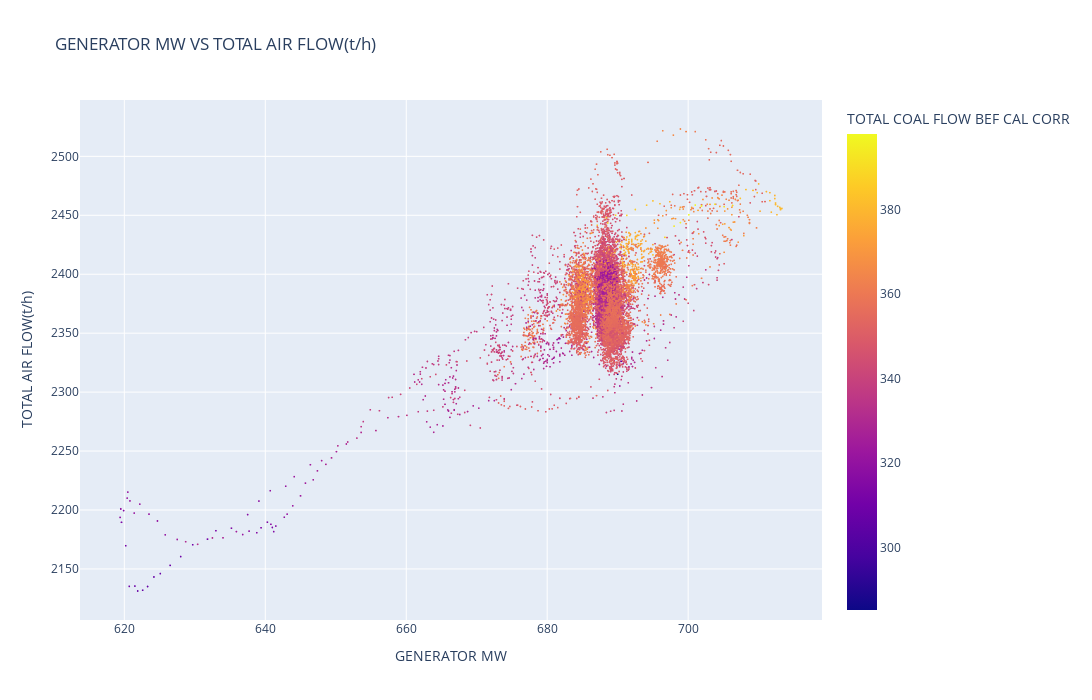

The notebook cell this image was saved under:
### Code cell
import plotly.express as px
fig = px.scatter(df, 
                 x='GENERATOR MW', 
                 y='TOTAL AIR FLOW(t/h)', 
                 opacity=1, 
                 title='GENERATOR MW VS TOTAL AIR FLOW(t/h)', 
                 color='TOTAL COAL FLOW BEF CAL CORR',
                 color_discrete_sequence=['blue','red'])


fig.update_traces(marker=dict(size=2))


fig.update_layout(width=1200, height=700)

fig.show()

### Figure 1 — Plotly figure (JSON) as saved in the notebook; plotly's stock layout.template omitted (floating-point values rounded to 4 significant figures; data arrays with more than 128 entries replaced by an {"elided": "..."} marker saying what was removed)
{"data": [{"hovertemplate": "GENERATOR MW=%{x}<br>TOTAL AIR FLOW(t/h)=%{y}<br>TOTAL COAL FLOW BEF CAL CORR=%{marker.color}<extra></extra>", "legendgroup": "", "marker": {"color": {"elided": "17280 float values"}, "coloraxis": "coloraxis", "opacity": 1, "size": 2, "symbol": "circle"}, "mode": "markers", "name": "", "showlegend": false, "type": "scattergl", "x": {"elided": "17280 float values"}, "xaxis": "x", "y": {"elided": "17280 float values"}, "yaxis": "y"}], "layout": {"coloraxis": {"colorbar": {"title": {"text": "TOTAL COAL FLOW BEF CAL CORR"}}, "colorscale": [[0, "#0d0887"], [0.1111, "#46039f"], [0.2222, "#7201a8"], [0.3333, "#9c179e"], [0.4444, "#bd3786"], [0.5556, "#d8576b"], [0.6667, "#ed7953"], [0.7778, "#fb9f3a"], [0.8889, "#fdca26"], [1, "#f0f921"]]}, "height": 700, "legend": {"tracegroupgap": 0}, "title": {"text": "GENERATOR MW VS TOTAL AIR FLOW(t/h)"}, "width": 1200, "xaxis": {"anchor": "y", "domain": [0, 1], "title": {"text": "GENERATOR MW"}}, "yaxis": {"anchor": "x", "domain": [0, 1], "title": {"text": "TOTAL AIR FLOW(t/h)"}}}}
